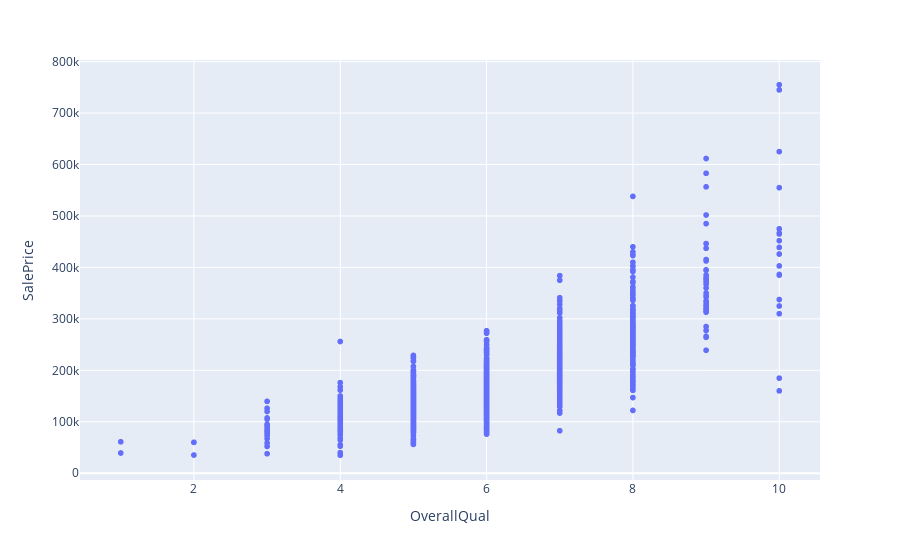
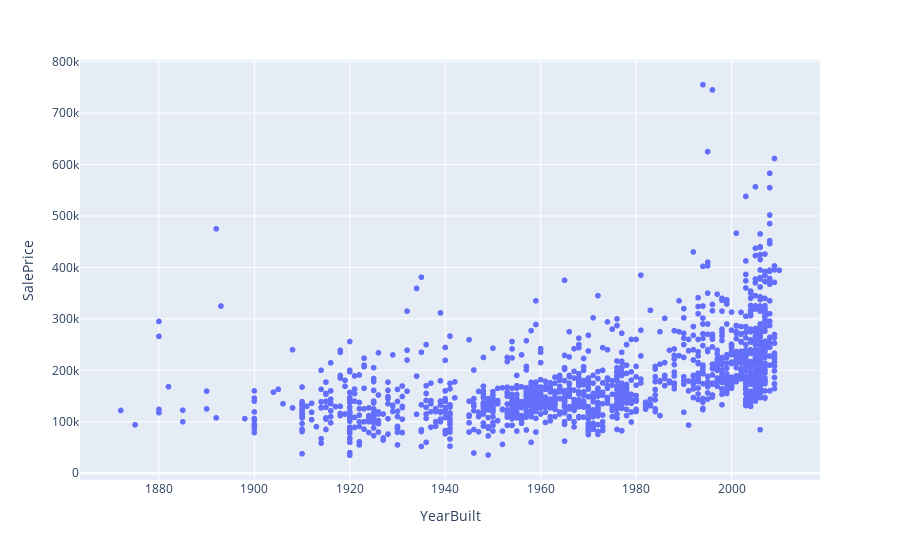
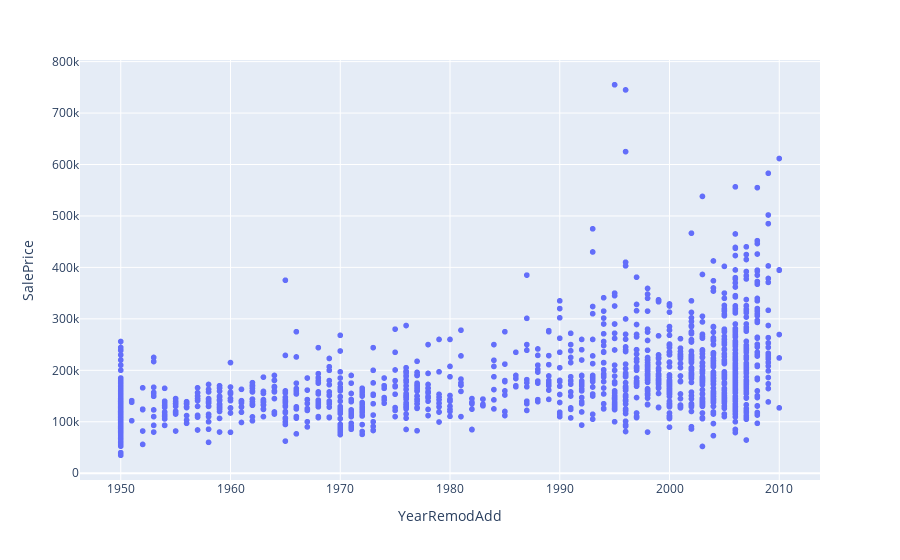
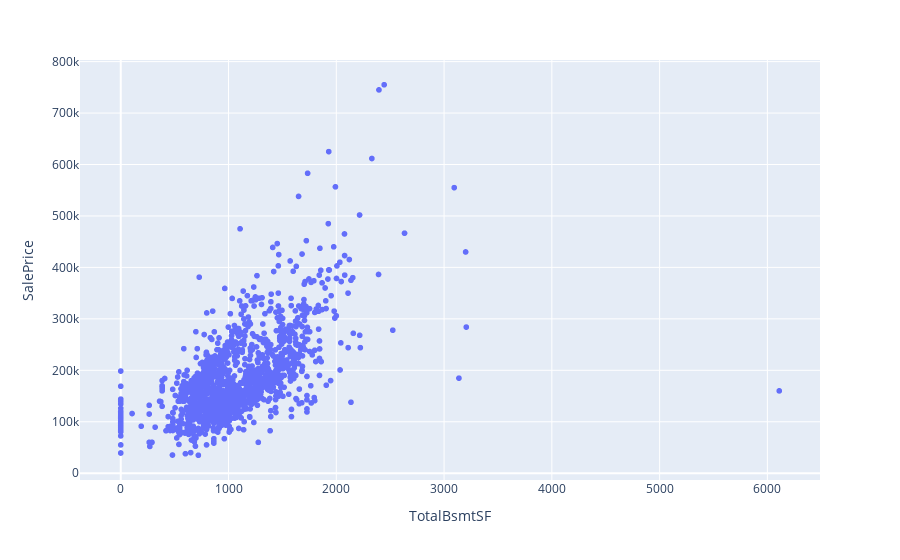

Here is the notebook cell these charts were saved with, in order:
### Code cell
for i in range(len(golden_features)):
    het_viz(df_num, str(golden_features[i]))

### Figure 1 — Plotly figure (JSON) as saved in the notebook; plotly's stock layout.template omitted (floating-point values rounded to 4 significant figures; data arrays with more than 128 entries replaced by an {"elided": "..."} marker saying what was removed)
{"data": [{"hovertemplate": "OverallQual=%{x}<br>SalePrice=%{y}<extra></extra>", "legendgroup": "", "marker": {"color": "#636efa", "symbol": "circle"}, "mode": "markers", "name": "", "showlegend": false, "type": "scattergl", "x": {"elided": "1460 int values"}, "xaxis": "x", "y": {"elided": "1460 int values"}, "yaxis": "y"}], "layout": {"legend": {"tracegroupgap": 0}, "margin": {"t": 60}, "xaxis": {"anchor": "y", "domain": [0, 1], "title": {"text": "OverallQual"}}, "yaxis": {"anchor": "x", "domain": [0, 1], "title": {"text": "SalePrice"}}}}

### Figure 2 — Plotly figure (JSON) as saved in the notebook; plotly's stock layout.template omitted (floating-point values rounded to 4 significant figures; data arrays with more than 128 entries replaced by an {"elided": "..."} marker saying what was removed)
{"data": [{"hovertemplate": "YearBuilt=%{x}<br>SalePrice=%{y}<extra></extra>", "legendgroup": "", "marker": {"color": "#636efa", "symbol": "circle"}, "mode": "markers", "name": "", "showlegend": false, "type": "scattergl", "x": {"elided": "1460 int values"}, "xaxis": "x", "y": {"elided": "1460 int values"}, "yaxis": "y"}], "layout": {"legend": {"tracegroupgap": 0}, "margin": {"t": 60}, "xaxis": {"anchor": "y", "domain": [0, 1], "title": {"text": "YearBuilt"}}, "yaxis": {"anchor": "x", "domain": [0, 1], "title": {"text": "SalePrice"}}}}

### Figure 3 — Plotly figure (JSON) as saved in the notebook; plotly's stock layout.template omitted (floating-point values rounded to 4 significant figures; data arrays with more than 128 entries replaced by an {"elided": "..."} marker saying what was removed)
{"data": [{"hovertemplate": "YearRemodAdd=%{x}<br>SalePrice=%{y}<extra></extra>", "legendgroup": "", "marker": {"color": "#636efa", "symbol": "circle"}, "mode": "markers", "name": "", "showlegend": false, "type": "scattergl", "x": {"elided": "1460 int values"}, "xaxis": "x", "y": {"elided": "1460 int values"}, "yaxis": "y"}], "layout": {"legend": {"tracegroupgap": 0}, "margin": {"t": 60}, "xaxis": {"anchor": "y", "domain": [0, 1], "title": {"text": "YearRemodAdd"}}, "yaxis": {"anchor": "x", "domain": [0, 1], "title": {"text": "SalePrice"}}}}

### Figure 4 — Plotly figure (JSON) as saved in the notebook; plotly's stock layout.template omitted (floating-point values rounded to 4 significant figures; data arrays with more than 128 entries replaced by an {"elided": "..."} marker saying what was removed)
{"data": [{"hovertemplate": "TotalBsmtSF=%{x}<br>SalePrice=%{y}<extra></extra>", "legendgroup": "", "marker": {"color": "#636efa", "symbol": "circle"}, "mode": "markers", "name": "", "showlegend": false, "type": "scattergl", "x": {"elided": "1460 int values"}, "xaxis": "x", "y": {"elided": "1460 int values"}, "yaxis": "y"}], "layout": {"legend": {"tracegroupgap": 0}, "margin": {"t": 60}, "xaxis": {"anchor": "y", "domain": [0, 1], "title": {"text": "TotalBsmtSF"}}, "yaxis": {"anchor": "x", "domain": [0, 1], "title": {"text": "SalePrice"}}}}
